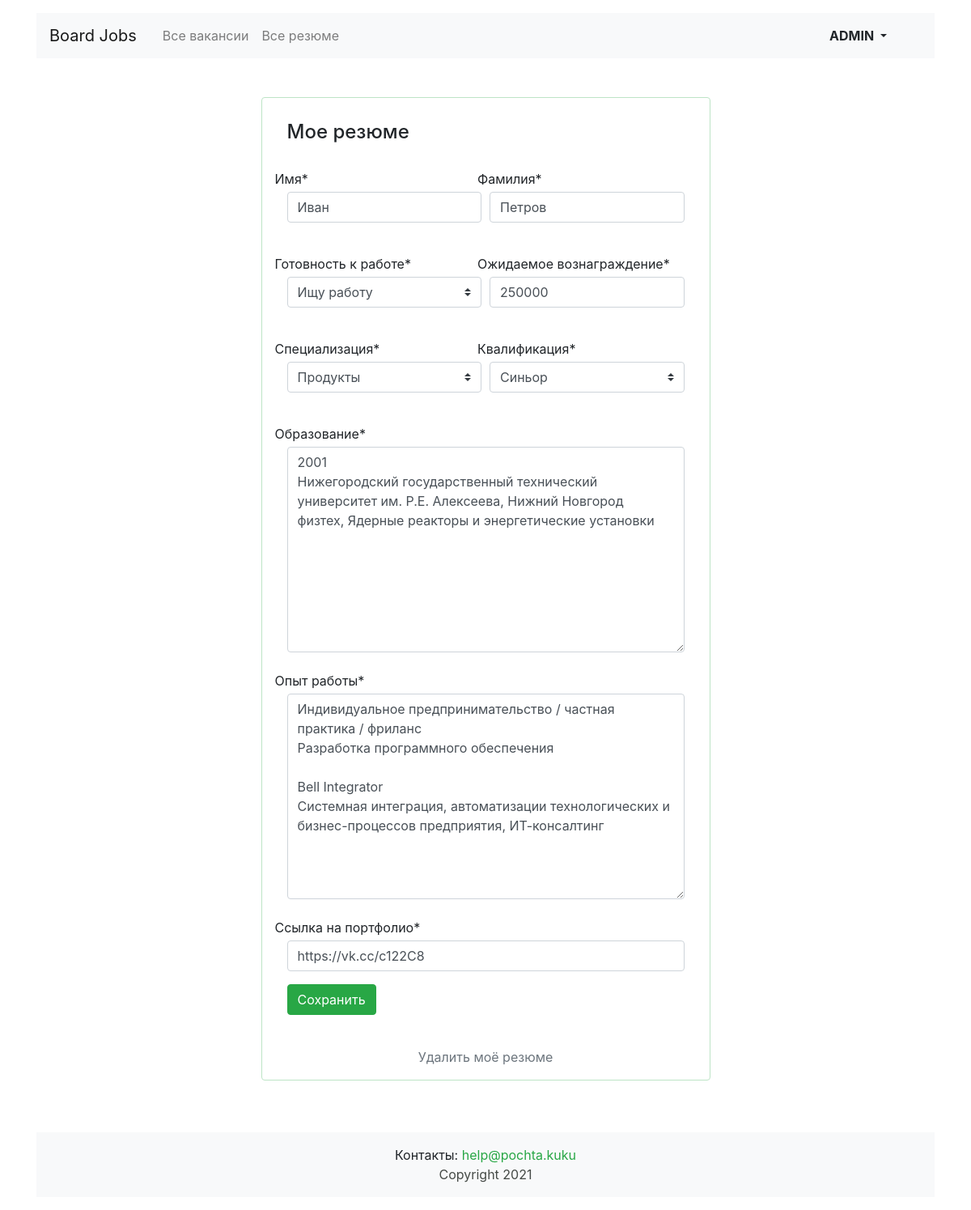
The page /myresume/ (signed in) on the database as committed earlier.
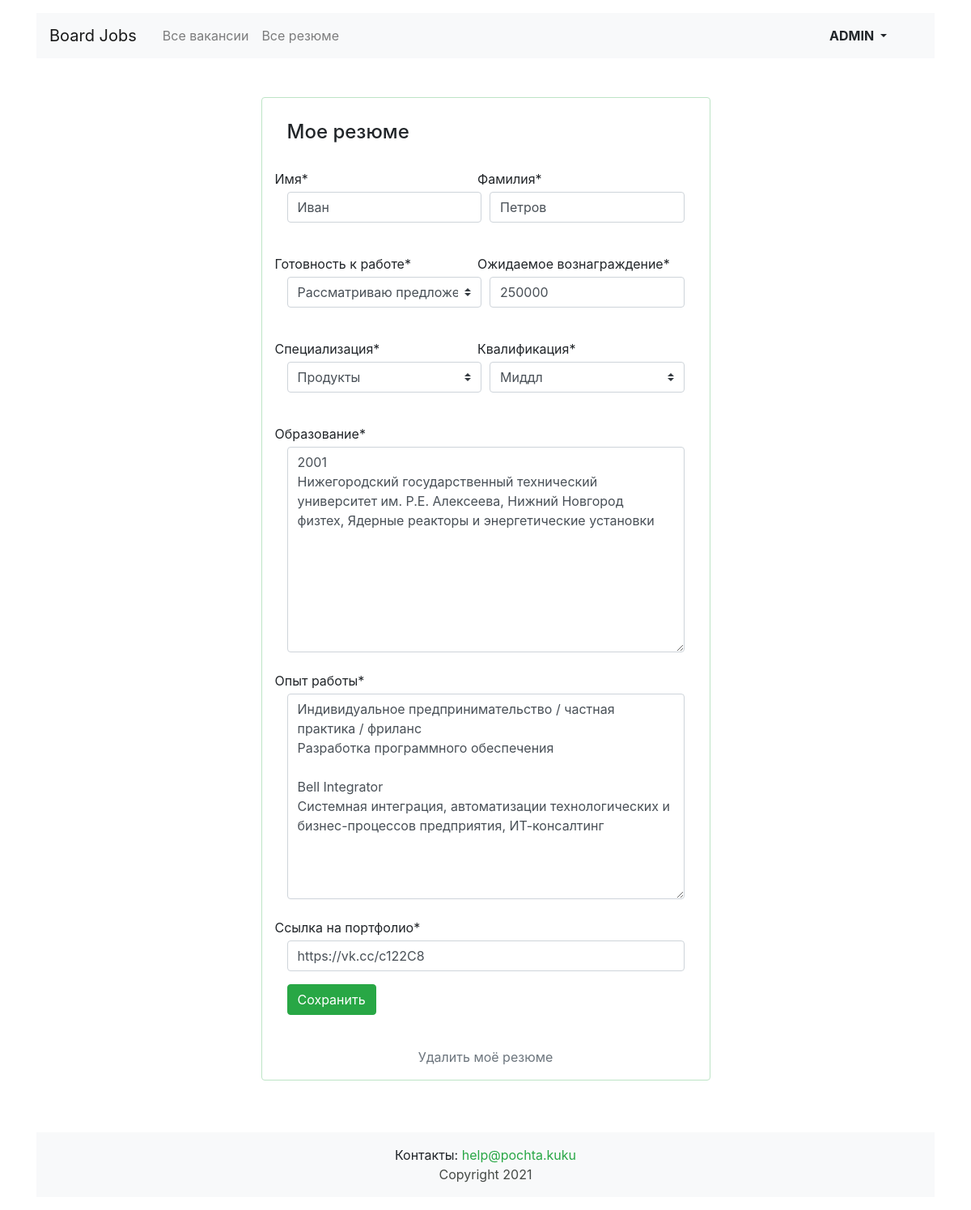
The same page on the database as committed later.
### vacancies/models.py (models this page shows, shortened)
class Resume(models.Model):
    class Grade(models.IntegerChoices):
        intern = 1, 'Стажер'
        junior = 2, 'Джуниор'
        middle = 3, 'Миддл'
        senior = 4, 'Синьор'
        lead = 5, 'Лид'
    class Status(models.IntegerChoices):
        not_search = 1, ('Не ищу работу')
        thinking = 2, ('Рассматриваю предложения')
        search = 3, ('Ищу работу')
    user = models.OneToOneField(User, on_delete=models.CASCADE, related_name="resumes")
    name = models.CharField("имя", max_length=15)
    surname = models.CharField("фамилия", max_length=30)
    status = models.IntegerField("готовность к работе", choices=Status.choices)
    specialty = models.ForeignKey(Specialty, on_delete=models.CASCADE, max_length=30, verbose_name="специализация")
    salary = models.IntegerField("ожидаемое вознаграждение")
    grade = models.IntegerField("квалификация", choices=Grade.choices)
    education = models.TextField("образование", max_length=1000)
    experience = models.TextField("опыт работы", max_length=1000)
    portfolio = models.URLField("ссылка на портфолио", max_length=100)
    class Meta:
        verbose_name = "резюме"
        verbose_name_plural = "резюме"
        ordering = ['id']

### vacancies/views.py (the view, shortened to what this page needs)
# urls.py: path('myresume/', MyResumeView.as_view(), name='my_resume_form'),  # заполненная форма
class MyResumeView(LoginRequiredMixin, UpdateView):
    template_name = 'vacancies/resume/resume-edit.html'
    model = Resume
    form_class = ResumeForm
    def get_object(self, queryset=None):
        return get_object_or_404(Resume, user_id=self.request.user.id)

### vacancies/models.py (called while the page is built)
    def __str__(self):
        return f"{self.title}"

### vacancies/templates/vacancies/resume/resume-edit.html (shortened to what this page needs)
{% extends 'vacancies/base.html' %}
{% block container %}
    <main class="container mt-3 pb-5" xmlns="http://www.w3.org/1999/html">
        <section class="col-12 col-lg-6 offset-lg-3 mt-5 card">
            <div class="card-body px-3 pb-4">
                <h1 class="h4 pt-2 pb-3">Мое резюме</h1>
                {% load crispy_forms_tags %}
                {% crispy form "bootstrap4" %}
            </div>
            {% if form.name.value %}
                <p class="text-center"><a href="{% url 'my_resume_delete' user.id %}" class="text-secondary">Удалить моё
                    резюме</a></p>
            {% endif %}
        </section>
    </main>
{% endblock %}

Rows that differ between the two databases and show on the page:
changed Resume "Иван": status "Ищу работу" → "Рассматриваю предложения"; grade "Синьор" → "Миддл"
